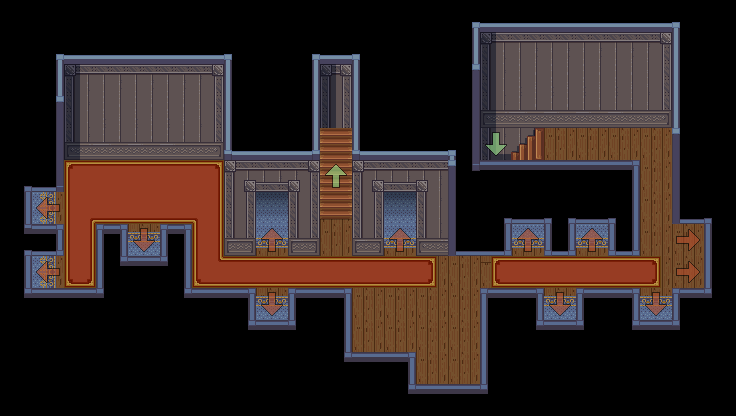

This is a level from a 2D game, rendered from its Tiled map with the project's own tilesets. A one-line summary and the map file follow, with tile-layer data summarised:
An orthogonal 23x13 tile map with 32x32 px tiles, 5 tile layers (bg, ground shadows & details, mid, shadows, ...), 1 hidden layer not drawn, 6 tilesets and 37 objects (floor-up, floor-down, to-room-2, to-private-room-1, to-hold, ...).

<map version="1.11" tiledversion="1.11.2" orientation="orthogonal" renderorder="right-down" width="23" height="13" tilewidth="32" tileheight="32" infinite="0" nextlayerid="10" nextobjectid="85">
 <tileset firstgid="1" source="../../Assorted_LPC/lpc-walls/walls.tsx" />
 <tileset firstgid="6145" source="../../Assorted_LPC/lpc-floors/floors.tsx" />
 <tileset firstgid="8193" source="../../[A]LightShadow_pipo.tsx" />
 <tileset firstgid="8281" source="../../custom_tilesets/[Lightship]Whaleship.tsx" />
 <tileset firstgid="12691" source="../../Assorted_LPC/wooden_stairs/[LPC]WoodenStairs.tsx" />
 <tileset firstgid="14287" source="../../custom_tilesets/[A]BouncingArrows.tsx" />
 <layer id="1" name="bg" width="23" height="13">
  <data>[299 cells, 275 non-empty, 64 distinct tile ids]</data>
 </layer>
 <layer id="4" name="ground shadows &amp; details" width="23" height="13">
  <data>[299 cells, 8 non-empty, 7 distinct tile ids]</data>
 </layer>
 <layer id="6" name="mid" width="23" height="13">
  <properties>
   <property name="z" type="int" value="0" />
  </properties>
  <data>[299 cells, 7 non-empty, 4 distinct tile ids]</data>
 </layer>
 <layer id="7" name="shadows" width="23" height="13">
  <properties>
   <property name="z" type="int" value="0" />
  </properties>
  <data>[299 cells, 0 non-empty, 0 distinct tile ids]</data>
 </layer>
 <layer id="5" name="foreground" width="23" height="13">
  <properties>
   <property name="z" type="int" value="3" />
  </properties>
  <data>[299 cells, 56 non-empty, 17 distinct tile ids]</data>
 </layer>
 <objectgroup id="9" name="Object Layer 1">
  <object id="38" name="floor-up" x="320" y="144" width="32" height="32">
   <properties>
    <property name="dest" value="vehicle-brightside-f4" />
    <property name="destDir" value="d" />
    <property name="destPoint" value="floor-down" />
   </properties>
  </object>
  <object id="27" name="floor-down" x="480" y="128" width="32" height="32">
   <properties>
    <property name="dest" value="vehicle-brightside-f2" />
    <property name="destDir" value="l" />
    <property name="destPoint" value="floor-up" />
   </properties>
  </object>
  <object id="29" name="to-room-2" x="640" y="288" width="32" height="32">
   <properties>
    <property name="dest" value="whaleship-f3-room2" />
    <property name="destDir" value="u" />
    <property name="destPoint" value="exit" />
   </properties>
  </object>
  <object id="30" name="to-private-room-1" x="32" y="192" width="32" height="32">
   <properties>
    <property name="dest" value="whaleship-f3-private-room1" />
    <property name="destDir" value="u" />
    <property name="destPoint" value="exit" />
   </properties>
  </object>
  <object id="31" x="224" y="160" width="32" height="96">
   <properties>
    <property name="collision" type="bool" value="true" />
   </properties>
  </object>
  <object id="35" x="320" y="96" width="32" height="32">
   <properties>
    <property name="collision" type="bool" value="true" />
   </properties>
  </object>
  <object id="40" x="288" y="64" width="32" height="192">
   <properties>
    <property name="collision" type="bool" value="true" />
   </properties>
  </object>
  <object id="41" x="352" y="64" width="32" height="192">
   <properties>
    <property name="collision" type="bool" value="true" />
   </properties>
  </object>
  <object id="43" x="512" y="160" width="96" height="48">
   <properties>
    <property name="collision" type="bool" value="true" />
   </properties>
  </object>
  <object id="46" x="576" y="288" width="64" height="64">
   <properties>
    <property name="collision" type="bool" value="true" />
   </properties>
  </object>
  <object id="47" x="480" y="288" width="64" height="96">
   <properties>
    <property name="collision" type="bool" value="true" />
   </properties>
  </object>
  <object id="49" x="288" y="288" width="64" height="64">
   <properties>
    <property name="collision" type="bool" value="true" />
   </properties>
  </object>
  <object id="50" x="384" y="384" width="96" height="32">
   <properties>
    <property name="collision" type="bool" value="true" />
   </properties>
  </object>
  <object id="60" name="to-hold" x="672" y="208" width="32" height="64">
   <properties>
    <property name="dest" value="whaleship-f3-hold" />
    <property name="destDir" value="r" />
    <property name="destPoint" value="exit" />
   </properties>
  </object>
  <object id="62" name="to-room-1" x="544" y="288" width="32" height="32">
   <properties>
    <property name="dest" value="whaleship-f3-room1" />
    <property name="destDir" value="u" />
    <property name="destPoint" value="exit" />
   </properties>
  </object>
  <object id="63" name="to-room-3" x="512" y="208" width="32" height="32">
   <properties>
    <property name="dest" value="whaleship-f3-room3" />
    <property name="destDir" value="u" />
    <property name="destPoint" value="exit" />
   </properties>
  </object>
  <object id="64" name="to-room-4" x="576" y="208" width="32" height="32">
   <properties>
    <property name="dest" value="whaleship-f3-room4" />
    <property name="destDir" value="u" />
    <property name="destPoint" value="exit" />
   </properties>
  </object>
  <object id="65" x="416" y="160" width="96" height="96">
   <properties>
    <property name="collision" type="bool" value="true" />
   </properties>
  </object>
  <object id="66" x="544" y="160" width="32" height="96">
   <properties>
    <property name="collision" type="bool" value="true" />
   </properties>
  </object>
  <object id="67" x="608" y="160" width="32" height="96">
   <properties>
    <property name="collision" type="bool" value="true" />
   </properties>
  </object>
  <object id="68" x="448" y="96" width="32" height="64">
   <properties>
    <property name="collision" type="bool" value="true" />
   </properties>
  </object>
  <object id="69" x="480" y="96" width="192" height="32">
   <properties>
    <property name="collision" type="bool" value="true" />
   </properties>
  </object>
  <object id="70" x="672" y="96" width="32" height="112">
   <properties>
    <property name="collision" type="bool" value="true" />
   </properties>
  </object>
  <object id="71" x="672" y="272" width="32" height="112">
   <properties>
    <property name="collision" type="bool" value="true" />
   </properties>
  </object>
  <object id="72" x="192" y="288" width="64" height="64">
   <properties>
    <property name="collision" type="bool" value="true" />
   </properties>
  </object>
  <object id="73" x="160" y="224" width="32" height="64">
   <properties>
    <property name="collision" type="bool" value="true" />
   </properties>
  </object>
  <object id="74" x="96" y="224" width="32" height="64">
   <properties>
    <property name="collision" type="bool" value="true" />
   </properties>
  </object>
  <object id="75" x="0" y="288" width="96" height="64">
   <properties>
    <property name="collision" type="bool" value="true" />
   </properties>
  </object>
  </objectgroup>
 <imagelayer id="2" name="ref" visible="0" opacity="0.5" offsetx="-64" offsety="64">
  <image source="../../vtt-maps/whaleship-blank-f3.webp" width="1568" height="384" />
 </imagelayer>
</map>
<!-- 9 of 37 objects omitted -->
